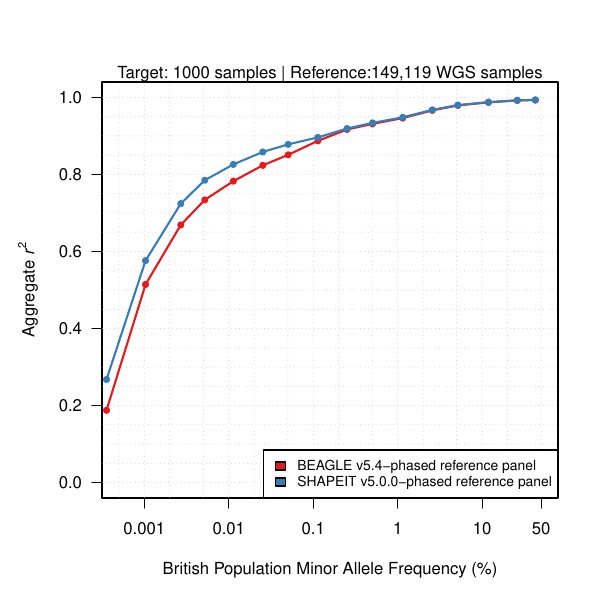

Generate this figure with R:
#DATA LOADING
library(RColorBrewer)
COLdiff = brewer.pal(8,"Set1")

CONFMall = read.csv("methods_coding.csv", stringsAsFactors=FALSE)

mets= c("BEAGLE_v5.4","SHAPEIT_v5.0.0")
refs = c("149,119 WGS samples")

list_legend=""
list_colours=""
j=1
	
	pdf(paste("Fig_r2_snp_array.pdf", sep=""), 6, 6, bg="white")
	is_new=FALSE
	par(fig=c(0,1,0,1), new=is_new, mar=c(5,5,4,2)+0.1)
	plot(1,1,type="n", xlim=c(0.0005,50), ylim=c(0.0,1), ylab=expression(paste("Aggregate ", italic("r"),""^"2"*"")), xlab="British Population Minor Allele Frequency (%)", log="x", xaxt='n', las=1)
	mtext(paste0("Target: 1000 samples | Reference:", refs[j]), side=3, line=0)
	axis(1, at=c(0.0001, 0.001, 0.01, 0.1, 1, 10, 50), label=c("0.0001", "0.001","0.01", "0.1", "1", "10", "50"), main=paste0("Imputation performance"))
	abline(v=c(0.0001,0.0002,0.0005,0.001,0.002,0.005,0.01,0.02,0.05,0.1,0.2,0.5,1,2,5,10,20,50), col="lightgrey", lty=3)
	abline(h=seq(0,1,0.05), col="lightgrey", lty=3)
	x0=0


		
	listN<-c()
	listC<-c()
	#for (i in seq(1, 2, by=1)) 
	#{
		SUBmetP <- paste(mets,"_1k",sep="")
		CONFmetP = CONFMall[which(CONFMall$Prefix %in% SUBmetP),]
		for (r in 1:nrow(CONFmetP)) 
		{
		  file=paste("data/imputed_1k_rp_",CONFmetP$Met1[r],"_chr20.rsquare.grp.txt.gz", sep="")
		  print(file)
		  if(!file.exists(file))
		  {
			next
		  }
		  D = read.table(file, head=FALSE, stringsAsFactors=FALSE)
		  points(D$V3*100, D$V5, type="o", pch=20, col=COLdiff[r], lwd=2)

		}
		listN<-c(listN, paste0(CONFmetP$Met, "-phased reference panel"))
		listC<-c(listC, COLdiff[1:3])
	#}
	print(listN)
	print(listC)
	legend("bottomright", legend=listN, fill=listC, bg="white",cex = 0.8)
	
	dev.off()
#}
